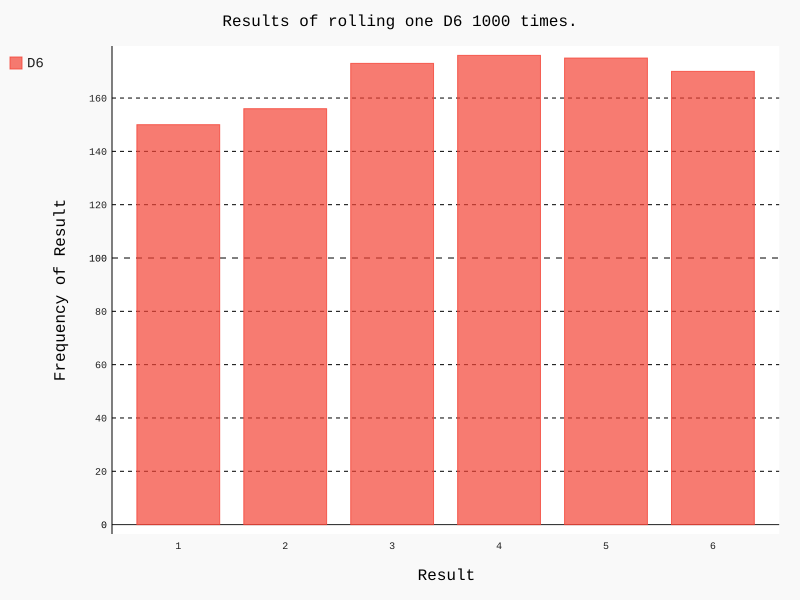

The Python source for this figure:
from die import Die
import pygal


die = Die()

results = []

for roll_num in range(1000):
    result = die.roll()
    results.append(result)
    print(results)
frequencies = []
for value in range(1, die.num_sides + 1):
    frequency = results.count(value)
    frequencies.append(frequency)
    print(frequencies)

hist = pygal.Bar()
hist.title = "Results of rolling one D6 1000 times."
hist.x_labels = ['1', '2', '3', '4', '5', '6']
hist.x_title = "Result"
hist.y_title = "Frequency of Result"
hist.add('D6', frequencies)
hist.render_to_file('die_visual.svg')
